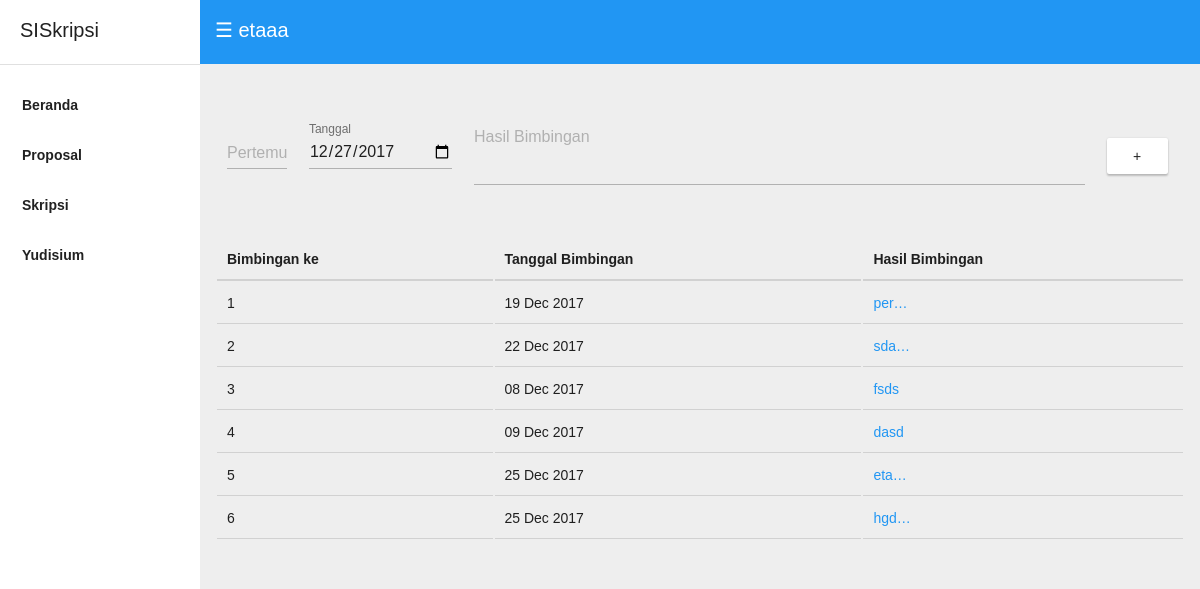
Page /proposal/bimbingan/ (signed in) on the committed database.
### proposal/models.py (models this page shows, shortened)
class BimbinganProposal(md.Model):
    proposal = models.ForeignKey(Proposal,
                                 on_delete=models.CASCADE,
                                 related_name="propID", blank=True)
    tanggal = md.DateField(default=timezone.now)
    hasil = md.TextField(max_length=500)

### proposal/views.py (the view, shortened to what this page needs)
class Bimbingan(View):
	template_name = "bimbinganproposal.html"
	form = FormBimbingan
	content = {}
	def get(self, request):
		form = FormBimbingan(None)
		self.content.update(dict(form=form))
		try:
			proposal = Proposal.objects.get(akun=request.user)
			try:
				hasilbimbingan = BimbinganProposal.objects.filter(proposal=proposal)
				self.content.update(dict(hasil=hasilbimbingan))
			except BimbinganProposal.DoesNotExist:
				self.content.update(dict(error_Bimbingan="Anda belum bimbingan samsek"))
		except Proposal.DoesNotExist:
			self.content.update(dict(error_proposal="Anda belum membuat proposal"))
		finally:
			return render(request, self.template_name, self.content)

### proposal/forms.py
class FormBimbingan(forms.ModelForm):
	class Meta:
		model = BimbinganProposal
		fields = ['hasil', 'tanggal', 'proposal']
		widgets = {
			'hasil': forms.Textarea(attrs={'cols': 60, 'rows': 1, 'style': 'resize:none;'}),
			'tanggal': Tanggal()
		}

### proposal/templates/bimbinganproposal.html (shortened to what this page needs)
{% extends 'base.html' %}
{% block content%}
{% if error_proposal is None %}
    <table class="mui-table">
<form class="mui-form--inline" method="post">
	<td>
		<div class="mui-textfield mui-textfield--float-label required">
			<input type="number" id="no" required min="1" max="16">
			<label>Pertemuan ke</label>
		</div>
	</td>
	<td>
		<div class="mui-textfield">
			{{ form.tanggal }}
			<label>Tanggal</label>
		</div>
	</td>
	<td>
		<div class="mui-textfield mui-textfield--float-label">
			{{ form.hasil }}
			<label>Hasil Bimbingan</label>
		</div>
	</td>
	<td>
		<button type="submit" class="mui-btn mui-btn--raised "><span class="mdi-plus-circle-outline">+</span></button>
	</td>
</form>
</table>
    {% if error_Bimbingan is None %}
         <table class="mui-table mui-table--bordered">
            <thead>
                <th> Bimbingan ke </th>
                <th> Tanggal Bimbingan</th>
                <th> Hasil Bimbingan</th>
            </thead>
            {% for c in hasil%}
            <tr>
                <td> {{forloop.counter}} </td>
                <td> {{c.tanggal| date:"d M Y "}} </td>
                <td><a href=""> {{c.hasil | truncatechars:4}} </a></td>
            </tr>
            {% endfor %}
        </table>
    {% else %}
        <h1> {{ error_Bimbingan }} </h1>
    {% endif %}
{% else %}
    <h1 class="mui--text-danger">{{ error_proposal }} </h1>
{% endif %}
{% endblock %}

### base/static/mui/side/style.css (style rules this page uses)
html, body { height: 100%; background-color: #eee; }
html, body, input, textarea, buttons { -webkit-font-smoothing: antialiased; -moz-osx-font-smoothing: grayscale; text-shadow: 1px 1px 1px rgba(0, 0, 0, 0.004); }

### rows in the picture
BimbinganProposal: tanggal "19 Dec 2017", hasil "per…"
BimbinganProposal: tanggal "22 Dec 2017", hasil "sda…"
BimbinganProposal: tanggal "08 Dec 2017", hasil "fsds"
BimbinganProposal: tanggal "09 Dec 2017", hasil "dasd"
BimbinganProposal: tanggal "25 Dec 2017", hasil "eta…"
BimbinganProposal: tanggal "25 Dec 2017", hasil "hgd…"
